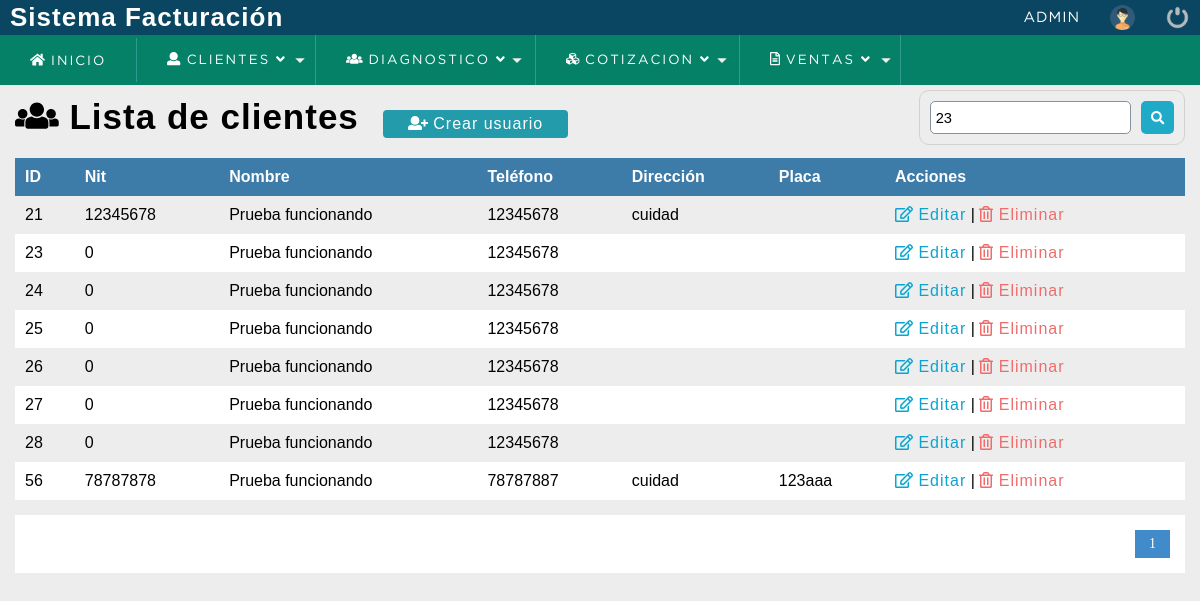
The page /sistema/buscar_cliente.php?busqueda=23 (signed in) on the database its author committed.
### tables this page shows
CREATE TABLE `cliente` (
  `idcliente` int(11) NOT NULL,
  `nit` int(11) DEFAULT NULL,
  `nombre` varchar(80) DEFAULT NULL,
  `telefono` bigint(20) DEFAULT NULL,
  `email` text NOT NULL,
  `direccion` text DEFAULT NULL,
  `dateadd` datetime NOT NULL DEFAULT current_timestamp(),
  `usuario_id` int(11) NOT NULL,
  `estatus` int(11) NOT NULL DEFAULT 1,
  `vehiculo` text NOT NULL,
  `placa` text NOT NULL,
  `kilometraje` int(11) NOT NULL,
  `foto` text NOT NULL
);

### sistema/buscar_cliente.php (the view, shortened to what this page needs)
<?php
	include "../conexion.php";
 ?>
<!DOCTYPE html>
<html lang="es">
<head>
	<?php include "includes/scripts.php"; ?>
</head>
<body>
	<?php include "includes/header.php"; ?>
	<section id="container">
		<?php
			$busqueda = strtolower($_REQUEST['busqueda']);
		 ?>
		<h1> <i class="fas fa-users"></i> Lista de clientes</h1>
		<a href="registro_usuario.php" class="btn_new"><i class="fas fa-user-plus"></i> Crear usuario</a>
		<form action="buscar_cliente.php" method="get" class="form_search">
			<input type="text" name="busqueda" id="busqueda" placeholder="Buscar" value="<?php echo $busqueda; ?>">
			<button type="submit" class="btn_search"><i class="fas fa-search"></i></button>
		</form>
	<div class="containerTable">
		<table>
			<tr>
				<th>ID</th>
				<th>Nit</th>
				<th>Nombre</th>
				<th>Teléfono</th>
				<th>Dirección</th>
				<th>Placa</th>
				<th>Acciones</th>
			</tr>
		<?php
			$sql_registe = mysqli_query($conection,"SELECT COUNT(*) as total_registro FROM cliente
																WHERE ( idcliente LIKE '%$busqueda%' OR
																		nit LIKE '%$busqueda%' OR
																		nombre LIKE '%$busqueda%' OR
																		telefono LIKE '%$busqueda%' OR
																		direccion LIKE '%$busqueda%' OR
																		placa LIKE '%$busqueda%'
																   )
																AND estatus = 1  ");
			$result_register = mysqli_fetch_array($sql_registe);
			$total_registro = $result_register['total_registro'];
			$por_pagina = 50;
			if(empty($_GET['pagina']))
			{
				$pagina = 1;
			}else{
				$pagina = $_GET['pagina'];
			}
			$desde = ($pagina-1) * $por_pagina;
			$total_paginas = ceil($total_registro / $por_pagina);
			$query = mysqli_query($conection,"SELECT * FROM cliente WHERE
										( idcliente LIKE '%$busqueda%' OR
											nit LIKE '%$busqueda%' OR
											nombre LIKE '%$busqueda%' OR
											telefono LIKE '%$busqueda%' OR
											direccion LIKE  '%$busqueda%' OR
											placa LIKE  '%$busqueda%' )
										AND
										estatus = 1 ORDER BY idcliente ASC LIMIT $desde,$por_pagina
				");
			$result = mysqli_num_rows($query);
			if($result > 0){
				while ($data = mysqli_fetch_array($query)) {
			?>
				<tr>
					<td><?php echo $data["idcliente"]; ?></td>
					<td><?php echo $data["nit"]; ?></td>
					<td><?php echo $data["nombre"]; ?></td>
					<td><?php echo $data["telefono"]; ?></td>
					<td><?php echo $data['direccion'] ?></td>
					<td><?php echo $data['placa'] ?></td>
					<td>
						<a class="link_edit" href="editar_cliente.php?id=<?php echo $data["idcliente"]; ?>"><i class="far fa-edit"></i> Editar</a>
					<?php if($_SESSION['rol'] == 1 || $_SESSION['rol'] == 2){ ?>
						|
						<a class="link_delete" href="eliminar_confirmar_cliente.php?id=<?php echo $data["idcliente"]; ?>"><i class="far fa-trash-alt"></i> Eliminar</a>
					<?php } ?>
					</td>
				</tr>
		<?php
				}
			}
		 ?>
		</table>
	</div>
<?php
	if($total_registro != 0)
	{
 ?>
		<div class="paginador">
			<ul>
			<?php
				for ($i=1; $i <= $total_paginas; $i++) {
					if($i == $pagina)
					{
						echo '<li class="pageSelected">'.$i.'</li>';
					}else{
						echo '<li><a href="?pagina='.$i.'&busqueda='.$busqueda.'">'.$i.'</a></li>';
					}
				}
			 ?>
			</ul>
		</div>
<?php } ?>
	</section>
</body>
</html>

### sistema/css/style.css (style rules this page uses)
* { margin: 0; padding: 0; box-sizing: border-box; }
body { background: #ededed; }
h1, h2, h3, h4, h5, h6 { font-family: 'arial'; font-weight: bold; letter-spacing: 1px; }
h1 { font-size: 26px; }
a { text-decoration: none; font-family: arial; letter-spacing: 1px; }
#container { padding: 90px 15px 15px; }
form { background: #FFF; margin: auto; padding: 20px 50px; border: 1px solid #d1d1d1; }
input,select { display: block; width: 100%; font-size: 11pt; padding: 5px; border: 1px solid #85929e; border-radius: 5px; }
#container h1 { font-size: 35px; display: inline-block; }
.btn_new { display: inline-block; background: #239baa; color: #FFF; padding: 5px 25px; border-radius: 4px; margin: 20px; }
table { border-collapse: collapse; font-size: 12pt; font-family: 'arial'; width: 100%; }
table th { text-align: left; padding: 10px; background: #3d7ba8; color: #FFF; }
table tr:nth-child(odd) { background: #FFF; }
table td { padding: 10px; }
.link_edit { color: #0ca4ce; }
.link_delete { color: #f26b6b; }
.paginador ul { padding: 15px; list-style: none; background: #FFF; margin-top: 15px; display: -webkit-flex; display: -moz-flex; display: -ms-flex; display: -o-flex; display: flex; justify-content: flex-end; }
.paginador a, .pageSelected { color: #428bca; border: 1px solid #ddd; padding: 5px; display: inline-block; font-size: 14px; text-align: center; width: 35px; }
.pageSelected { color: #FFF; background: #428bca; border: 1px solid #428bca; }
.form_search { display: -webkit-flex; display: -moz-flex; display: -ms-flex; display: -o-flex; display: flex; float: right; background: initial; padding: 10px; border-radius: 10px; }
.form_search .btn_search { background: #1faac8; color: #FFF; padding: 10px; border: 0; cursor: pointer; margin-left: 10px; display: -webkit-flex; display: -moz-flex; display: -ms-flex; display: -o-flex; display: flex; border-radius: 5px; }

### rows shown on the page
cliente: idcliente "21", nit "12345678", nombre "Prueba funcionando", telefono "12345678", direccion "cuidad"
cliente: idcliente "23", nit "0", nombre "Prueba funcionando", telefono "12345678"
cliente: idcliente "24", nit "0", nombre "Prueba funcionando", telefono "12345678"
cliente: idcliente "25", nit "0", nombre "Prueba funcionando", telefono "12345678"
cliente: idcliente "26", nit "0", nombre "Prueba funcionando", telefono "12345678"
cliente: idcliente "27", nit "0", nombre "Prueba funcionando", telefono "12345678"
cliente: idcliente "28", nit "0", nombre "Prueba funcionando", telefono "12345678"
cliente: idcliente "56", nit "78787878", nombre "Prueba funcionando", telefono "78787887", direccion "cuidad", placa "123aaa"

### other values the page prints
$_SESSION['user'] "ADMIN"
